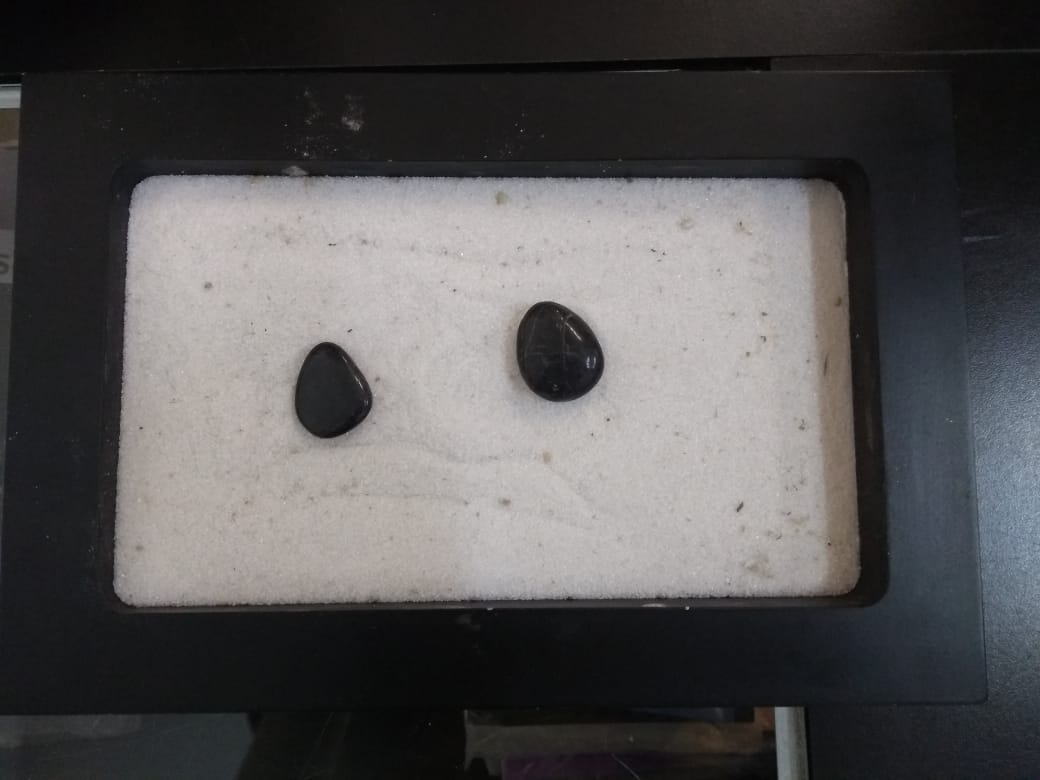
#> input picture difusion/impaint_diff_papers_way_joaco/output3/imagen.jpeg, 1040 x 780 px
$ python main.py   (older library calls are emulated)
#> lines starting #> are read from the running program, lines starting #| are printed output that depends on the picture; after the words box and inside, x2 and y2 are one past the last pixel; in counts of white or black regions, pixels touching at a corner belong together
#> further down, img is the input picture: shape (780, 1040, 3); mean B, G, R 84.3, 83.7, 85.2
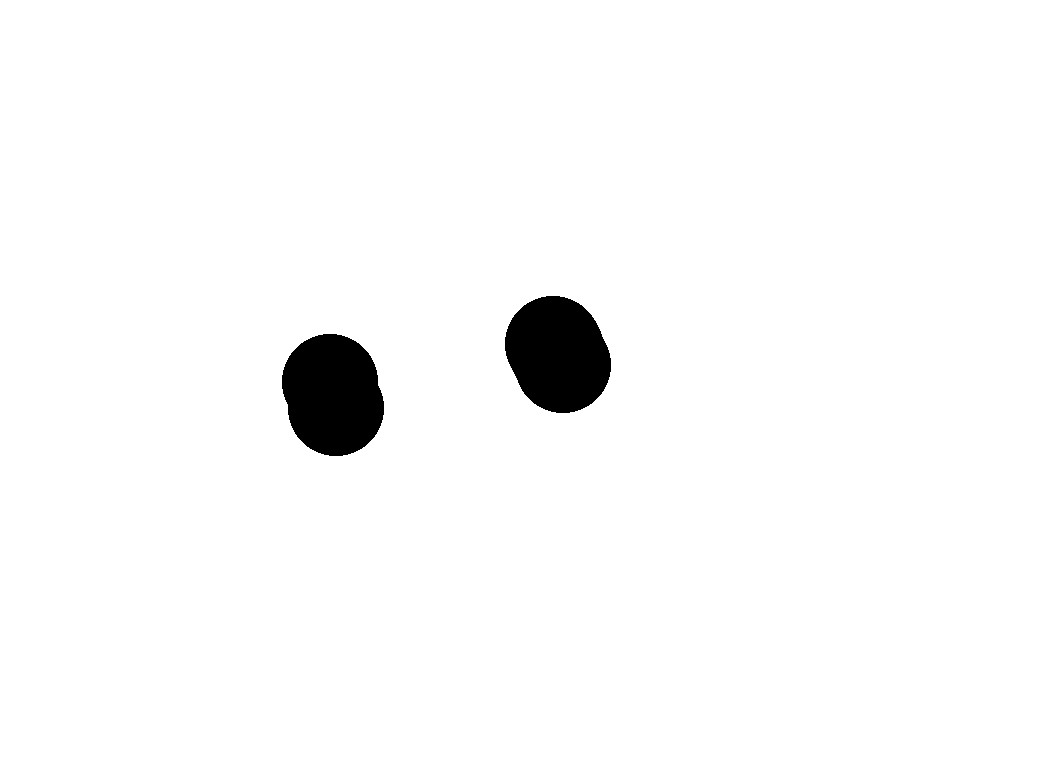
#> input picture difusion/impaint_diff_papers_way_joaco/output3/mask.jpeg, 1040 x 780 px
#> further down, mask is the input picture: shape (780, 1040, 3); min 0, max 255, mean 249
### difusion/impaint_diff_papers_way_joaco/utilsDifusion.py
import numpy as np
import cv2
import numpy as np
import warnings
import cv2
from PIL import Image

def genSquare(square_size):
#> called with square_size = 5
    first = True
    for i in range(square_size):
        for j in range(square_size):
            aux = np.array([i - square_size // 2, j - square_size // 2])
            if first:
                square = np.array([aux])
                first = False
            else:
                square = np.append(square, np.array([aux]), axis=0)
    return square


def jpeg2MatrixMask(mask):
    # lower y upper son bounds para buscar el color negro con la funcion inRange
    lower = np.array([0, 0, 0])
    upper = np.array([15, 15, 15])
    # re-mapeamos a 0 y 255 la mascara. 255: zona a retocar, 0 a no retocar.
    shapeMask = cv2.inRange(mask, lower, upper)
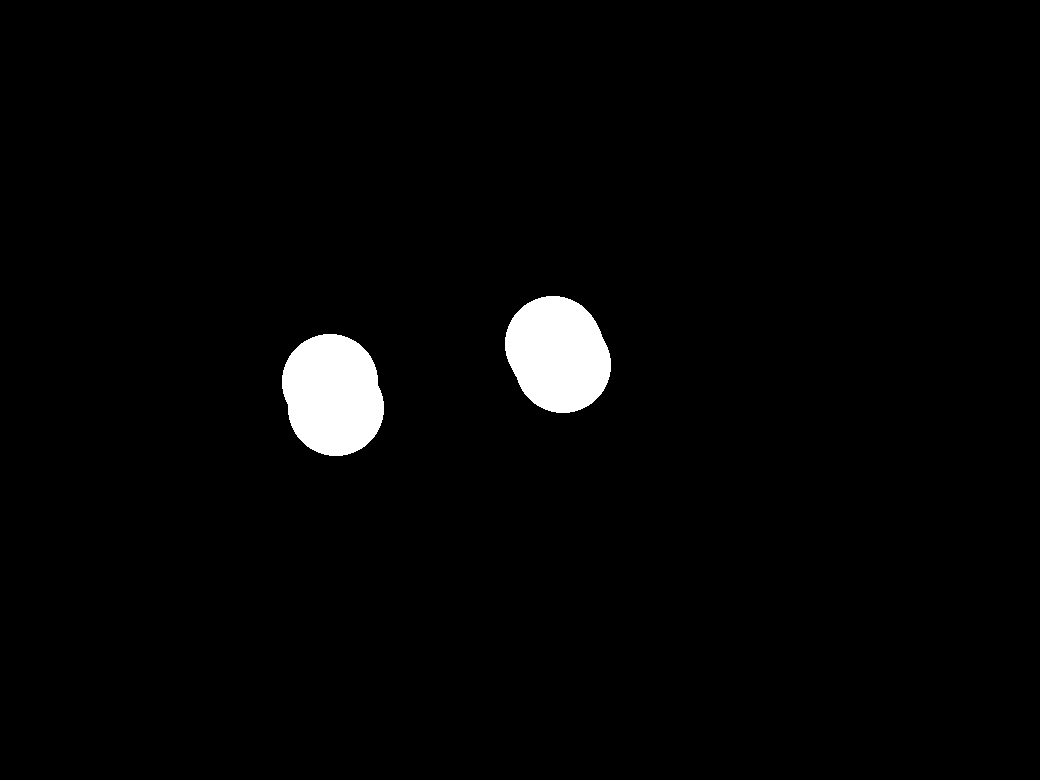
#> shapeMask: shape (780, 1040); 2.4% white; 2 white regions
    return shapeMask

# [6 lines of commented-out code are left out]

# [6 lines left out: function drawRect, not called in this run]


def anisodiff(img,niter=1,kappa=50,gamma=0.1,step=(1.,1.),option=1):
    """
    Anisotropic diffusion.

    Usage:
    imgout = anisodiff(im, niter, kappa, gamma, option)

    Arguments:
        img    - input image
        niter  - number of iterations
        kappa  - conduction coefficient 20-100 ?
        gamma  - max value of .25 for stability
        step   - tuple, the distance between adjacent pixels in (y,x)
        option - 1 Perona Malik diffusion equation No 1
                 2 Perona Malik diffusion equation No 2
        ploton - if True, the image will be plotted on every iteration

    Returns:
        imgout   - diffused image.

    kappa controls conduction as a function of gradient.  If kappa is low
    small intensity gradients are able to block conduction and hence diffusion
    across step edges.  A large value reduces the influence of intensity
    gradients on conduction.

    gamma controls speed of diffusion (you usually want it at a maximum of
    0.25)

    step is used to scale the gradients in case the spacing between adjacent
    pixels differs in the x and y axes

    Diffusion equation 1 favours high contrast edges over low contrast ones.
    Diffusion equation 2 favours wide regions over smaller ones.

    Reference:
    P. Perona and J. Malik.
    Scale-space and edge detection using ansotropic diffusion.
    IEEE Transactions on Pattern Analysis and Machine Intelligence,
    12(7):629-639, July 1990.

    Original MATLAB code by Peter Kovesi
    School of Computer Science & Software Engineering
    The University of Western Australia
    pk @ csse uwa edu au
    <http://www.csse.uwa.edu.au>

    Translated to Python and optimised by Alistair Muldal
    Department of Pharmacology
    University of Oxford
    <alistair.muldal@pharm.ox.ac.uk>

    June 2000  original version.
    March 2002 corrected diffusion eqn No 2.
    July 2012 translated to Python
    """
#> called with niter = 10, kappa = 50, gamma = 0.1, step = (1, 1), option = 1

    # ...you could always diffuse each color channel independently if you
    # really want
    if img.ndim == 3:
        warnings.warn("Only grayscale images allowed, converting to 2D matrix")
        img = img.mean(2)

    # initialize output array
    img = img.astype('float32')
#> img: shape (780, 1040) float32
    imgout = img.copy()

    # initialize some internal variables
    deltaS = np.zeros_like(imgout)
    deltaE = deltaS.copy()
    NS = deltaS.copy()
    EW = deltaS.copy()
    gS = np.ones_like(imgout)
    gE = gS.copy()

    # create the plot figure, if requested
    for ii in range(niter):
        # calculate the diffs
        deltaS[:-1,: ] = np.diff(imgout,axis=0)
        deltaE[: ,:-1] = np.diff(imgout,axis=1)
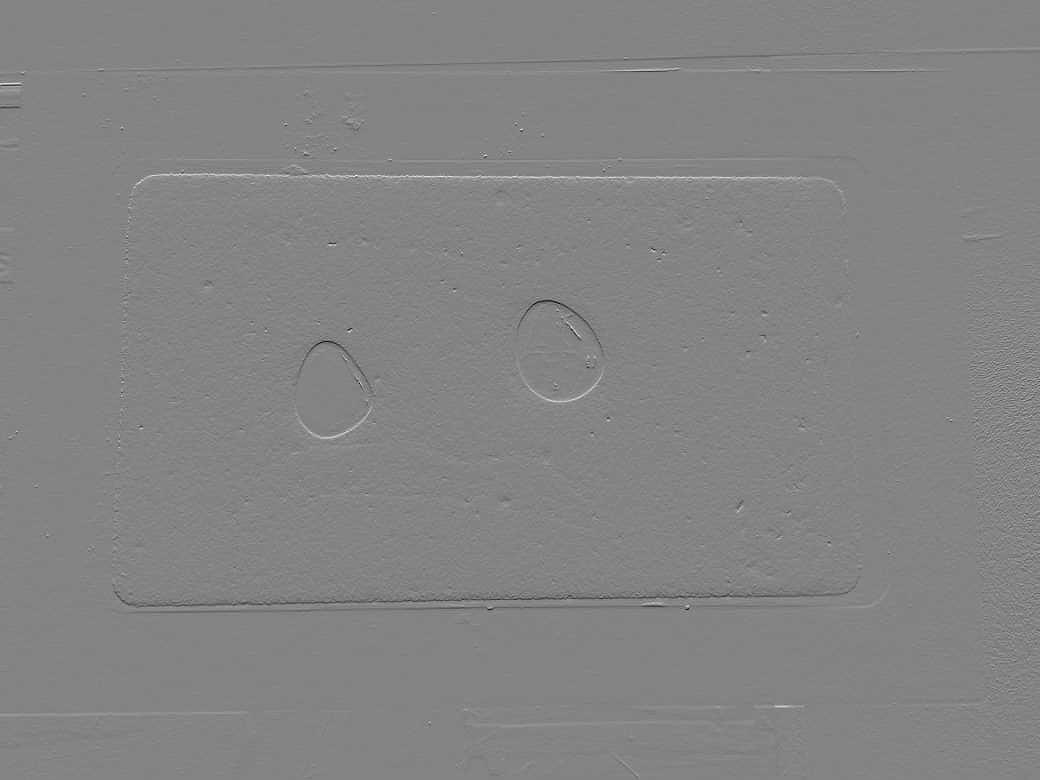
#> deltaS: shape (780, 1040) float32; min -104, max 97, mean 0; drawn with min black and max white

    # conduction gradients (only need to compute one per dim!)
    if option == 1:
        gS = np.exp(-(deltaS/kappa)**2.)/step[0]
        gE = np.exp(-(deltaE/kappa)**2.)/step[1]
    elif option == 2:
        gS = 1./(1.+(deltaS/kappa)**2.)/step[0]
        gE = 1./(1.+(deltaE/kappa)**2.)/step[1]

    # update matrices
    E = gE*deltaE
    S = gS*deltaS

    # subtract a copy that has been shifted 'North/West' by one
    # pixel. don't as questions. just do it. trust me.
    NS[:] = S
    EW[:] = E
    NS[1:,:] -= S[:-1,:]
    EW[:,1:] -= E[:,:-1]

    # update the image
    imgout += gamma*(NS+EW)

    return imgout


def anisoDiffusion(img, its, mode):
    B = img[:,:,0]
    G = img[:,:,1]
    R = img[:,:,2]

    B_anis = anisodiff(B,niter=its)
    G_anis = anisodiff(G,niter=its)
    R_anis = anisodiff(R,niter=its)

    img_to_store = np.zeros_like(img)
    if mode == 'RGB':
        img_to_store[:,:,0] = R_anis
        img_to_store[:,:,1] = G_anis
        img_to_store[:,:,2] = B_anis
    elif mode == 'BGR':
        img_to_store[:, :, 0] = B_anis
        img_to_store[:, :, 1] = G_anis
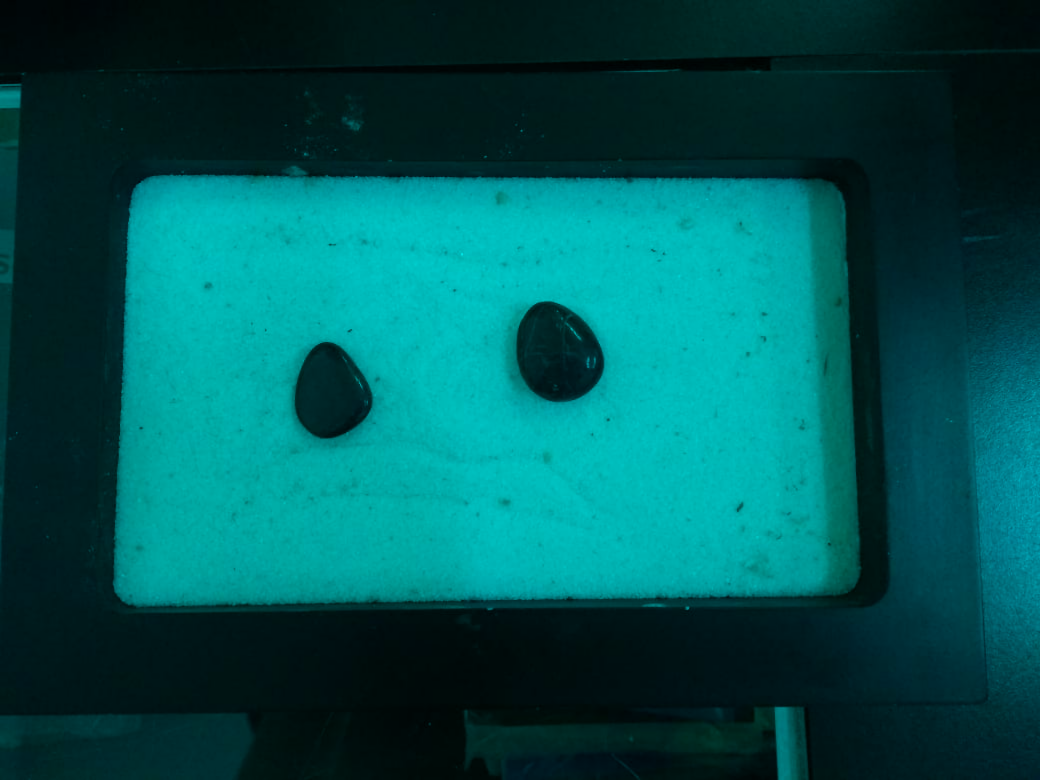
#> img_to_store: shape (780, 1040, 3); mean of channels 0, 1, 2 83.9, 83.3, 0; drawn as B, G, R
        img_to_store[:, :, 2] = R_anis

    return img_to_store

# [39 lines left out: functions color_model_to_RGB, BGR_to_color_model, not called in this run]

### difusion/impaint_diff_papers_way_joaco/main.py
import cv2
import imutils
from PIL import Image
import time
from utilsDifusion import *

img = cv2.imread('output3/imagen.jpeg', 3)# matriz, cada el es un RGB
# mascara con area a remover. Zona negra (0,0,0) se remueve, Blanca se deja(255,255,255)
mask = cv2.imread("output3/mask.jpeg")

#lado de los cuadrados que utilizaremos para rellenar la imagen
square_size = 5
# guardamos en un arreglo las coordenadas que describen al cuadrado
square = genSquare(square_size)

# tamanio del cuadrado de busqueda para el parche que reemplaza la posicion a rellenear
search_square_size = 500

# cuantas veces buscamos al azar por un parche
search_times = 100


def getGradient(image):
    gx = np.zeros_like(image)
    gy = np.zeros_like(image)
    gx = gx.astype(np.float64)
    gy = gy.astype(np.float64)
    for i in range(3):
        channel = image[:, :, i]
        sobel_x = cv2.Sobel(channel, cv2.CV_64F, 1, 0, ksize=5)
        sobel_y = cv2.Sobel(channel, cv2.CV_64F, 0, 1, ksize=5)
        gx[:, :, i] = sobel_x
        gy[:, :, i] = sobel_y

    return gx, gy

def get_Laplacian(imagen):
    Laplacian = np.zeros_like(imagen)
    Laplacian = Laplacian.astype(np.float64)
    for i in range(3):
        src = imagen[:, :, i].copy()
        ddepth = cv2.CV_16S
        kernel_size = 3
        src = cv2.GaussianBlur(src, (3, 3), 0)
        dst = cv2.Laplacian(src, ddepth, ksize=kernel_size)
        Laplacian[:, :, i] = cv2.convertScaleAbs(dst)
    return Laplacian

def evolve_pixel(i,j,imagen, delta_t, epsilon, aux_copy_mat, Ln, gx, gy, alpha):
    comp1 = Ln[i+1, j] - Ln[i-1, j]
    comp2 = Ln[i, j + 1] - Ln[i, j - 1]
    It_n = []
    for k in range(3):  # 3 componentes de color (no nec. RGB)
        dLnvector = np.array([comp1[k], comp2[k]])
        aux_norm = np.sqrt(np.square(gx[i, j, k]) + np.square(gy[i, j, k]) + epsilon)
        Nvectorunit = np.array([-gy[i, j, k] / aux_norm, gx[i, j, k] / aux_norm])
        beta_n = np.dot(dLnvector, Nvectorunit)
        grad_module_n = np.sqrt(gx[i, j, k]**2 + gy[i, j, k]**2)
        # para ver como poner delta t deberiamos hacer algo como un histograma con el gradiente
        It_n.append(beta_n * grad_module_n * np.exp(-grad_module_n/alpha))
        #print(It_n[k])
        if (imagen[i, j, k] + delta_t * It_n[k]) > 254:
            print("se zarpo por arriba")
            It_n[k] = 255
        if (imagen[i, j, k] + delta_t * It_n[k]) < 1:
            print("zarpado por abajo")
            It_n[k] = 0
    It_n = np.array(It_n)
    aux_copy_mat[i, j] = imagen[i, j] + delta_t * It_n

def procesar(imagen, mask, iteraciones):
    # re-mapeamos a 0 y 255 la mascara. 255: zona a retocar, 0 a no retocar.
    shapeMask = jpeg2MatrixMask(mask)
    imagen = anisoDiffusion(imagen, 10, 'BGR')
    max_masks = 1
    cnt_mask = 0
    delta_t = 0.01 # tunear este parametro segun la imagen
    epsilon = 0.01
    alpha = 0.01

    #imagen = imagen.astype(np.float64)
    aux_copy_mat = imagen.copy()

    for iteracion in range(iteraciones):
        shapeMask = jpeg2MatrixMask(mask)
        # detectamos el borde de la mascara y conseguimos un arreglo con todos los contornos
        # cnts me da los contornos cerrados (los que se van achicando segun el algoritmo)
        cnts = cv2.findContours(shapeMask.copy(), cv2.RETR_EXTERNAL, cv2.CHAIN_APPROX_NONE)
#> cnts = 2 contours; box (x1, y1, x2, y2) and area: (282, 334, 384, 456) 9599, (505, 296, 611, 413) 9305
        cnts = imutils.grab_contours(cnts)

        if len(cnts) == 0:
            if cnt_mask < max_masks:
                cnt_mask += 1
                mask = cv2.imread("output3/mask.jpeg")
            else:
                print("No hay mas bordes. Fin")
                break
        for borde in cnts:
            Ln = get_Laplacian(imagen)
            gx, gy = getGradient(imagen)
            for border_point in borde:
                j, i = border_point[0]
                evolve_pixel(i, j, imagen, delta_t, epsilon, aux_copy_mat, Ln, gx, gy, alpha)
                mask[i, j] = np.array([255, 255, 255]) #este punto del borde ya fue procesado
            # una vez que complete un borde, hago que imagen sea la copia
            imagen = aux_copy_mat.copy()
#> this loop made 2 passes
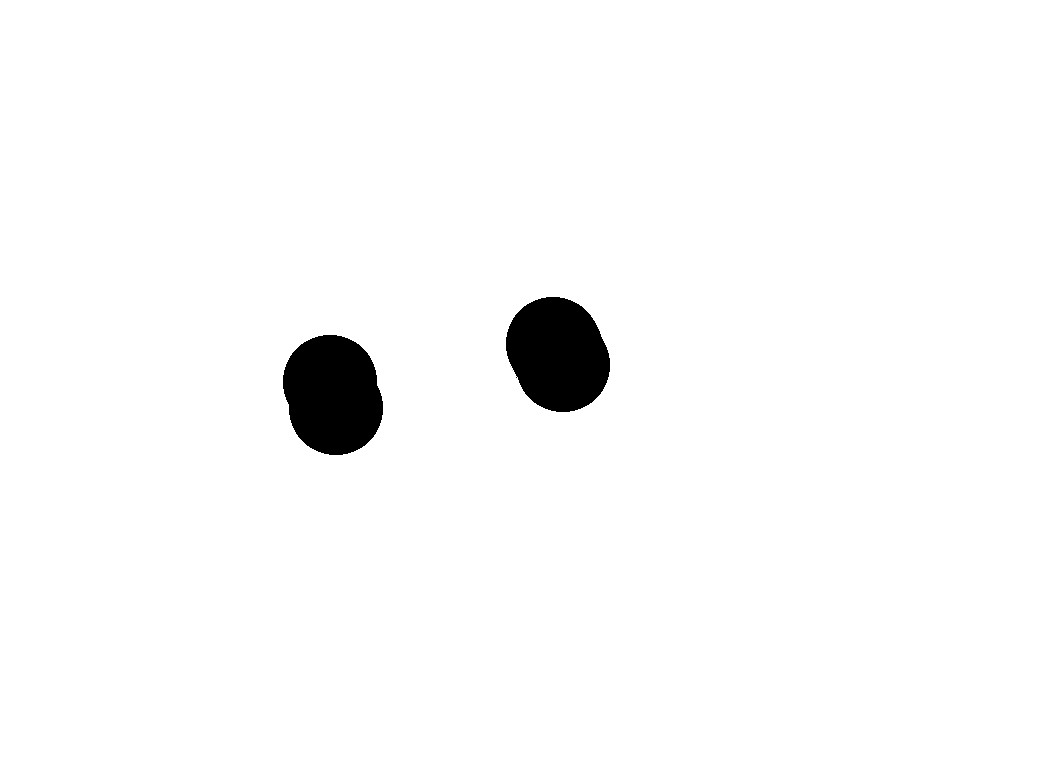
#> mask: shape (780, 1040, 3); 0.08% of pixels changed, all inside (x1, y1, x2, y2) = (282, 296, 611, 456)
        if iteracion % 10 == 0:
            print("Iteracion ", iteracion)
            im = Image.fromarray(cv2.cvtColor(imagen.astype(np.uint8), cv2.COLOR_BGR2RGB))
            im.save("output3/imagen" + str(iteracion) + ".jpeg")

start_time = time.time()
iteraciones = 1000
procesar(img, mask,iteraciones)
end_time = time.time()
print("se calculo en:", (end_time-start_time)/60, " minutos")
